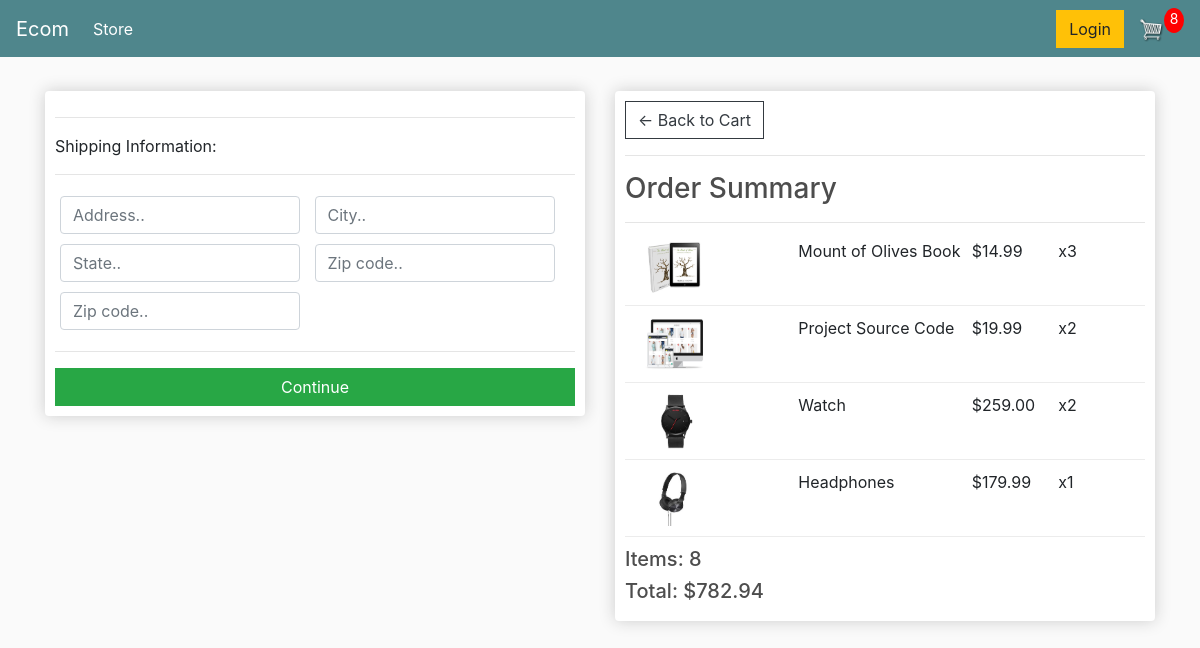
/checkout/ (signed in), run on an earlier commit of the app's database.
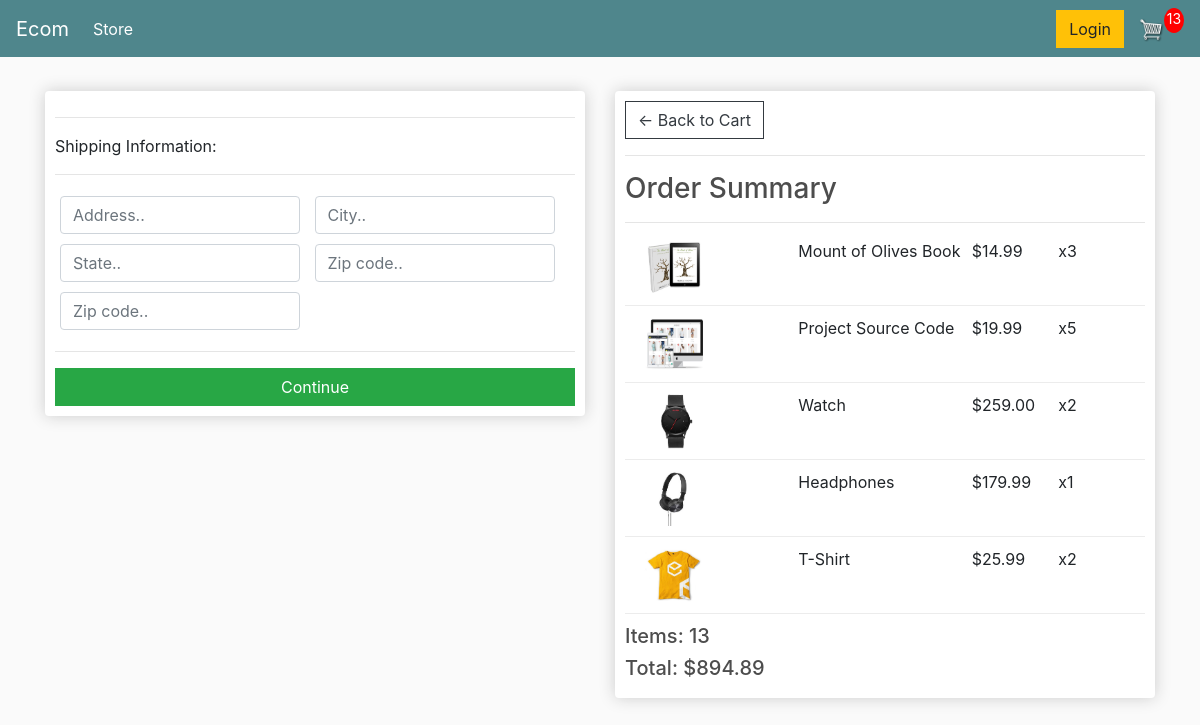
And on a later commit of the database.
### store/models.py (models this page shows, shortened)
class OrderItem(models.Model):
	product = models.ForeignKey(Product, on_delete=models.SET_NULL, null=True)
	order = models.ForeignKey(Order, on_delete=models.SET_NULL, null=True)
	quantity = models.IntegerField(default=0, null=True, blank=True)
	date_added = models.DateTimeField(auto_now_add=True)
	@property
	def get_total(self):
		total = self.product.price * self.quantity
		return total

class Product(models.Model):
	name = models.CharField(max_length=200)
	price = models.FloatField()
	digital = models.BooleanField(default=False,null=True, blank=True)
	image = models.ImageField(null=True, blank=True)
	@property
	def imageURL(self):
		try:
			url = self.image.url
		except:
			url = ''
		return url

class Order(models.Model):
	customer = models.ForeignKey(Customer, on_delete=models.SET_NULL, null=True, blank=True)
	date_ordered = models.DateTimeField(auto_now_add=True)
	complete = models.BooleanField(default=False)
	transaction_id = models.CharField(max_length=100, null=True)
	@property
	def shipping(self):
		shipping = False
		orderitems = self.orderitem_set.all()
		for i in orderitems:
			if i.product.digital == False:
				shipping = True
		return shipping
	@property
	def get_cart_total(self):
		orderitems = self.orderitem_set.all()
		total = sum([item.get_total for item in orderitems])
		return total
	@property
	def get_cart_items(self):
		orderitems = self.orderitem_set.all()
		total = sum([item.quantity for item in orderitems])
		return total

### store/views.py (the view)
# urls.py: path('checkout/', views.checkout, name="checkout"),
def checkout(request):
	data = cartData(request)
	cartItems = data['cartItems']
	order = data['order']
	items = data['items']
	context = {'items':items, 'order':order, 'cartItems':cartItems}
	return render(request, 'store/checkout.html', context)

### store/utils.py (called while the page is built)
def cartData(request):
	if request.user.is_authenticated:
		customer = request.user.customer
		order, created = Order.objects.get_or_create(customer=customer, complete=False)
		items = order.orderitem_set.all()
		cartItems = order.get_cart_items
	else:
		cookieData = cookieCart(request)
		cartItems = cookieData['cartItems']
		order = cookieData['order']
		items = cookieData['items']
	return {'cartItems':cartItems ,'order':order, 'items':items}

### store/Templates/store/checkout.html (shortened to what this page needs)
{% extends 'store/main.html' %}
{% load static %}
{% block content %}
     <div class="row">
		<div class="col-lg-6">
			<div class="box-element" id="form-wrapper">
				<form id="form">
					<div id="shipping-info">
						<hr>
						<p>Shipping Information:</p>
						<hr>
						<div class="form-field">
							<input class="form-control" type="text" name="address" placeholder="Address..">
						</div>
						<div class="form-field">
							<input class="form-control" type="text" name="city" placeholder="City..">
						</div>
						<div class="form-field">
							<input class="form-control" type="text" name="state" placeholder="State..">
						</div>
						<div class="form-field">
							<input class="form-control" type="text" name="zipcode" placeholder="Zip code..">
						</div>
						<div class="form-field">
							<input class="form-control" type="text" name="country" placeholder="Zip code..">
						</div>
					</div>
					<hr>
					<input id="form-button" class="btn btn-success btn-block" type="submit" value="Continue">
				</form>
			</div>
			<br>
		</div>
		<div class="col-lg-6">
			<div class="box-element">
				<a  class="btn btn-outline-dark" href="{% url 'cart' %}">&#x2190; Back to Cart</a>
				<hr>
				<h3>Order Summary</h3>
				<hr>
				{% for item in items %}
				<div class="cart-row">
					<div style="flex:2"><img class="row-image" src="{{item.product.imageURL}}"></div>
					<div style="flex:2"><p>{{item.product.name}}</p></div>
					<div style="flex:1"><p>${{item.product.price|floatformat:2}}</p></div>
					<div style="flex:1"><p>x{{item.quantity}}</p></div>
				</div>
				{% endfor %}
				<h5>Items:   {{order.get_cart_items}}</h5>
				<h5>Total:   ${{order.get_cart_total|floatformat:2}}</h5>
			</div>
		</div>
	</div>
{% endblock content %}

What changed in the data, as far as the page shows it:
changed OrderItem "Project Source Code": quantity "2" → "5"
added OrderItem: product.imageURL (picture), product.name "T-Shirt", product.price "25.99", quantity "2"
changed through a linked row, Order: get_cart_items "8" → "13"; get_cart_total "782.94" → "894.89"
Also different on the page:
{{ cartItems }}: "8" → "13"
